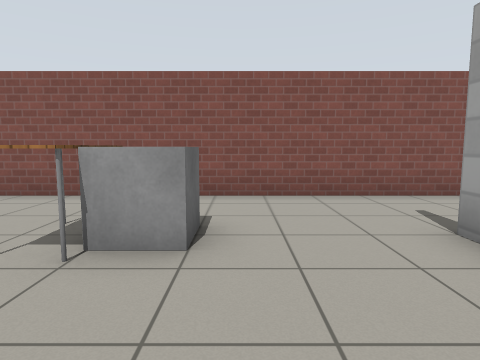
View 1 (above)

19 first-person views from a walk through a world built for the Gazebo simulator. The camera is 1 m above the floor, tilts 6° down and sees 75° across. The floor is counted in squares, 1 m on a side. Each view is taken from the middle of a square. On the plan, view 1 faces up. The plan holds only what a view shows up to about 12 squares ahead; the rest is blank. Simple patterns stand in for the simulator's built-in surfaces.

View 2
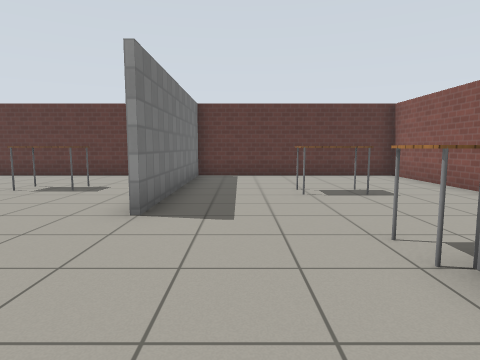

View 3
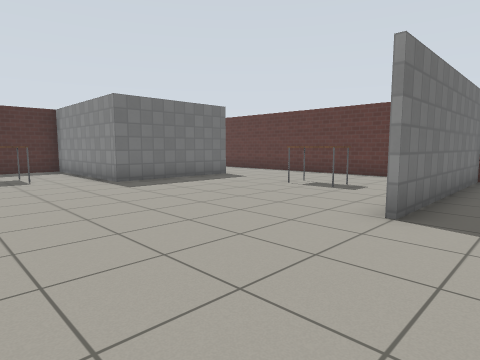

View 4
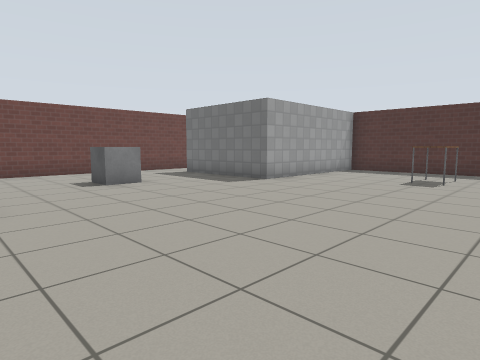

View 5
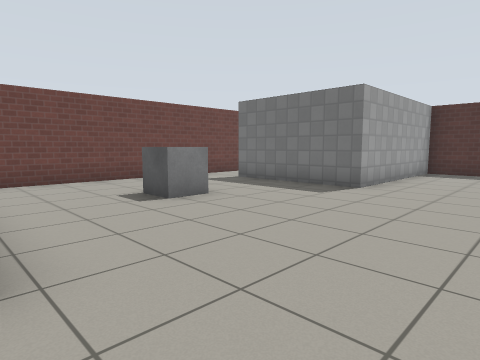

View 6
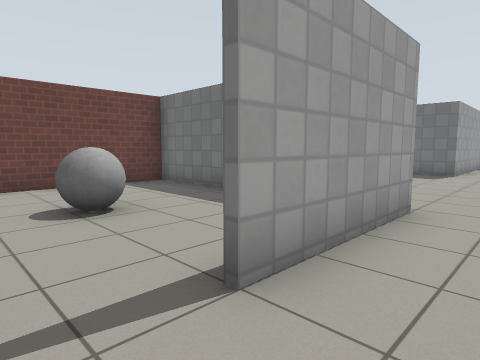

View 7
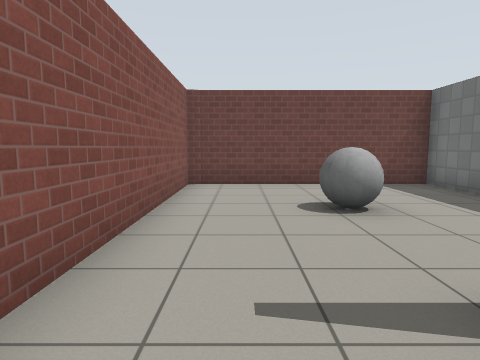

View 8
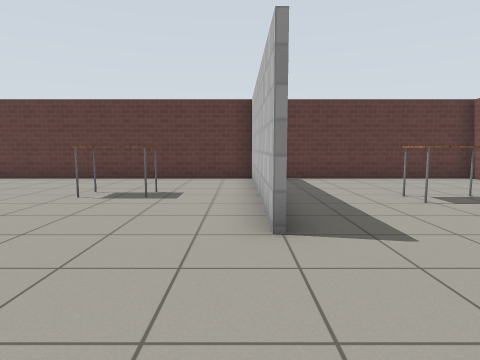

View 9
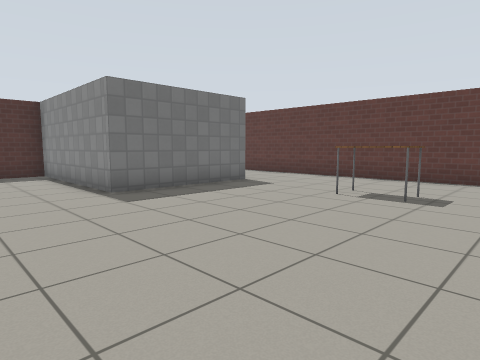

View 10
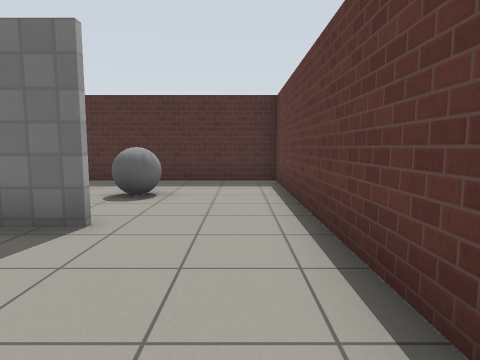

View 11
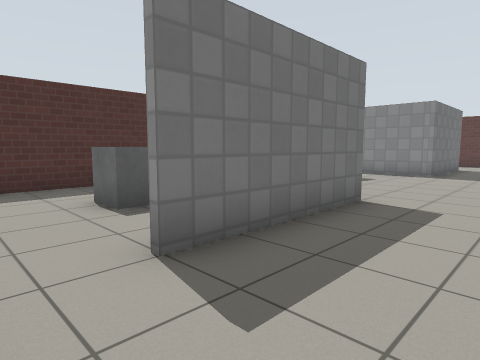

View 12
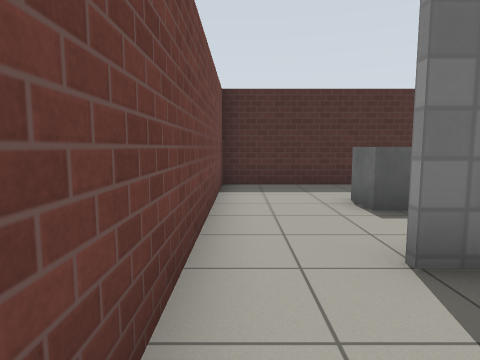

View 13
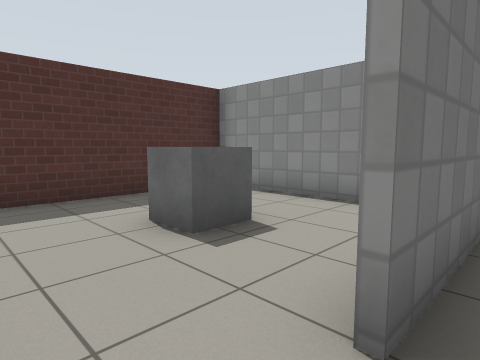

View 14
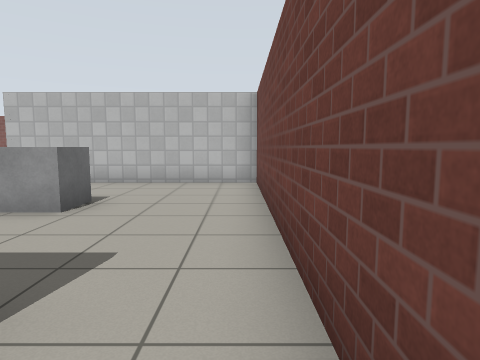

View 15
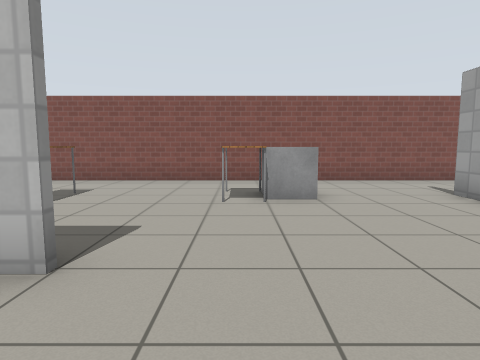

View 16
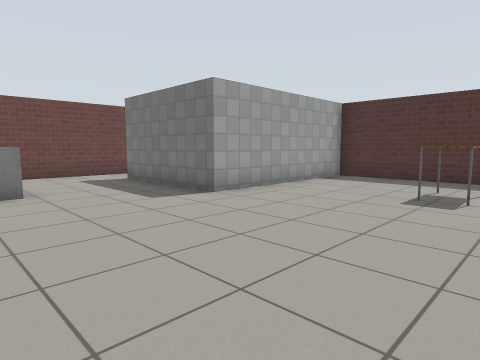

View 17
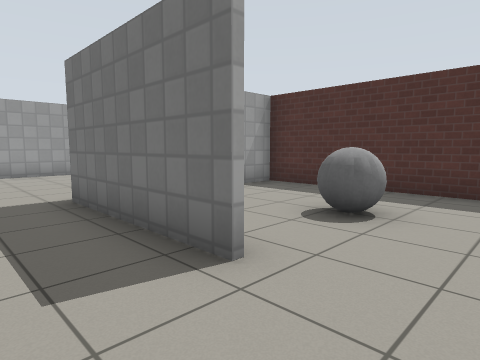

View 18
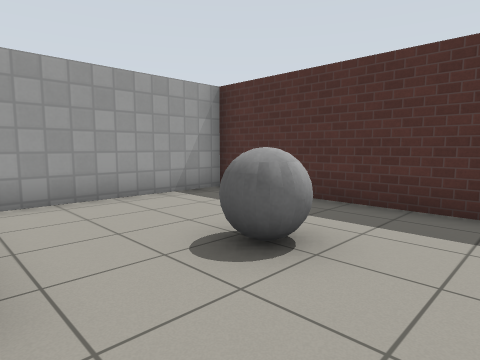

View 19
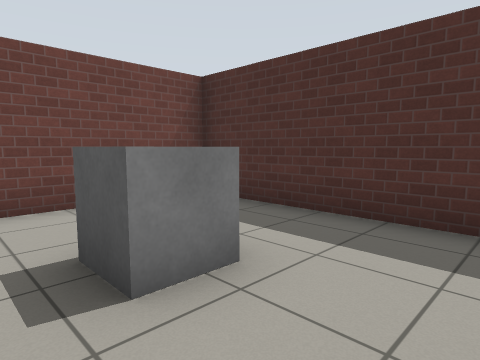

### Floor plan
Ten units are one square. View 1 is at (0, 0); x grows to the right and y downward. Boxes are objects, and circles mark ways between rooms. Rooms are numbered by the first view taken in them; rooms with no view inside come last. Other rooms are left out.
<svg viewBox="-106 -69 206 208">
<path fill="none" stroke="#000" d="M-35 6 -101 6 -101 86M66 1 95 1 95 -61M-71 78 -28 78 -28 134M95 64 95 2 25 2 25 -36M-29 133 30 133M33 134 33 75 76 75M95 -60 94 -64 -101 -64 -101 5 -35 5M35 94 35 134M30 133 95 133 95 64M-101 86 -101 133 -29 133M-30 134 -30 87"/>
<rect x="-75" y="25" width="20" height="20" fill="#bbb"><title>table</title></rect>
<rect x="-65" y="-45" width="10" height="20" fill="#bbb"><title>table</title></rect>
<rect x="-25" y="-45" width="10" height="20" fill="#bbb"><title>table</title></rect>
<rect x="-15" y="95" width="20" height="20" fill="#bbb"><title>table</title></rect>
<rect x="-15" y="-45" width="10" height="20" fill="#bbb"><title>grey box</title></rect>
<rect x="45" y="35" width="20" height="10" fill="#bbb"><title>grey box</title></rect>
<rect x="55" y="-35" width="10" height="10" fill="#bbb"><title>grey ball</title></rect>
<rect x="55" y="95" width="20" height="20" fill="#bbb"><title>grey box</title></rect>
<rect x="-75" y="95" width="10" height="20" fill="#bbb"><title>grey ball</title></rect>
<circle cx="85" cy="70" r="3" fill="#2a7"/>
<circle cx="-85" cy="80" r="3" fill="#2a7"/>
<text x="0" y="20">1</text>
<text x="70" y="100">2</text>
<text x="-70" y="110">3</text>
</svg>
Room 1 opens to room 2. Room 1 opens to room 3.

Where each view was taken, in squares from view 1:
view 1: 0 up, 0 right, facing up
view 2: 1 up, 1 right, facing left
view 3: 1 up, 1 right, facing down-left
view 4: 0 up, 3 left, facing down-right
view 5: 0 up, 0 right, facing down-right
view 6: 5 up, 1 right, facing down-right
view 7: 5 up, 1 right, facing right
view 8: 1 down, 0 right, facing left
view 9: 1 down, 0 right, facing down-left
view 10: 4 down, 9 left, facing down
view 11: 5 down, 9 right, facing down-left
view 12: 5 down, 9 right, facing down
view 13: 7 down, 9 right, facing down-left
view 14: 9 down, 9 right, facing up
view 15: 3 down, 2 left, facing up
view 16: 3 down, 2 left, facing down-right
view 17: 6 down, 9 left, facing down-right
view 18: 8 down, 9 left, facing down-right
view 19: 9 down, 4 right, facing down-right
